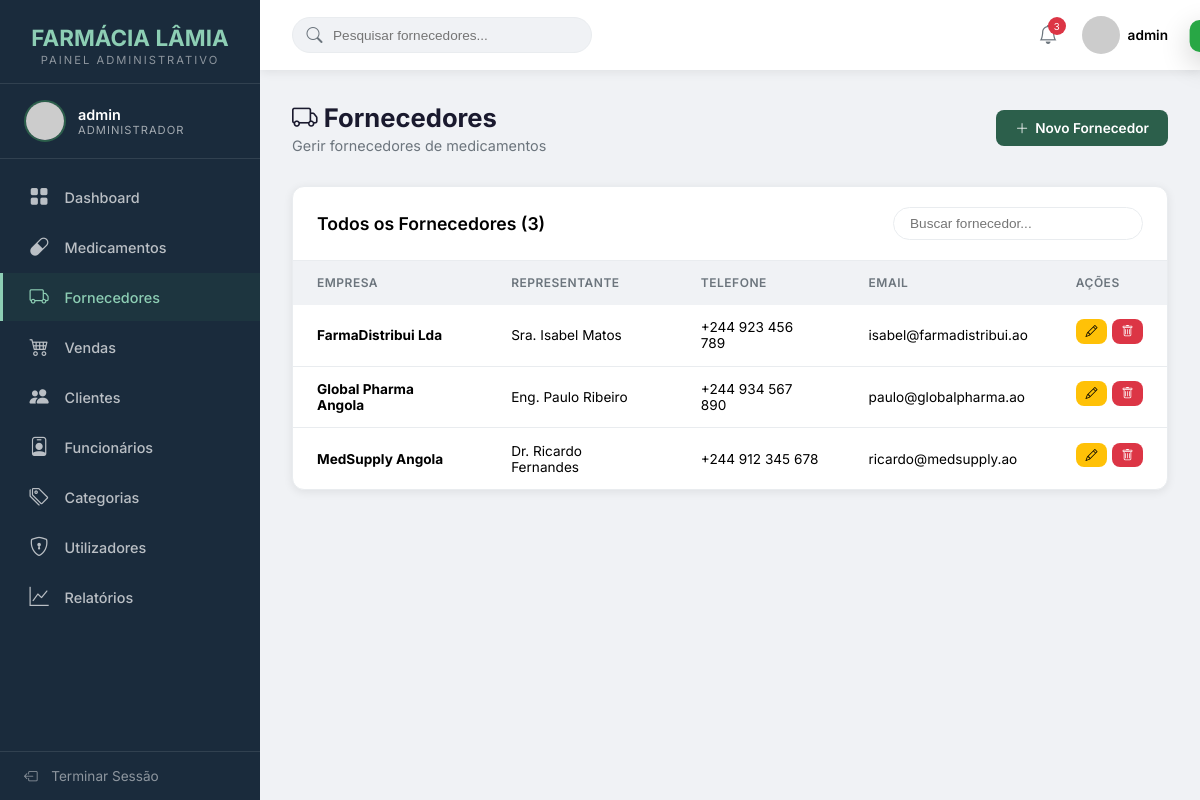
The app's page /VIEWS/Admin/fornecedores.php (signed in) with its own data.
### tables this page shows
CREATE TABLE `fornecedor` (
  `idFornecedor` int NOT NULL AUTO_INCREMENT,
  `empresa` varchar(120) NOT NULL,
  `representante` varchar(100) DEFAULT NULL,
  `telefone` varchar(20) DEFAULT NULL,
  `email` varchar(100) DEFAULT NULL,
  `endereco` varchar(200) DEFAULT NULL,
  PRIMARY KEY (`idFornecedor`)
);

### MODEL/DAO/conexao.php (called while the page is built, shortened)
<?php
class Conn
{
    private static $instance = null;
    private $conn;
    private $host = "localhost";
    private $dbname = "sgf";
    private $username = "root";
    private $password = "1234";
    private function __construct()
    {
        try {
            $dsn = "mysql:host={$this->host};dbname={$this->dbname};charset=utf8mb4";
            $options = [
                PDO::ATTR_ERRMODE => PDO::ERRMODE_EXCEPTION,
                PDO::ATTR_DEFAULT_FETCH_MODE => PDO::FETCH_ASSOC,
                PDO::ATTR_EMULATE_PREPARES => false,
                PDO::MYSQL_ATTR_FOUND_ROWS => true,
            ];
            $this->conn = new PDO($dsn, $this->username, $this->password, $options);
        } catch (PDOException $e) {
            throw new Exception("Não foi possível ligar a base de dados: " . $e->getMessage());
        }
    }
    public static function getInstance()
    {
        if (self::$instance === null) {
            self::$instance = new self();
        }
        return self::$instance;
    }
    public function buscarTodos($sql, $params = [])
    {
        try {
            $stmt = $this->conn->prepare($sql);
            $stmt->execute($params);
            return $stmt->fetchAll();
        } catch (PDOException $e) {
            error_log("Erro SQL: " . $e->getMessage());
            throw $e;
        }
    }
}

### CONTROLLER/FornecedorController.php (called while the page is built, shortened)
<?php
require_once __DIR__ . '/../MODEL/DAO/FornecedorDAO.php';
require_once __DIR__ . '/../MODEL/DTO/FornecedorDTO.php';
class FornecedorController
{
    private $fornecedorDAO;
    public function __construct()
    {
        $this->fornecedorDAO = new FornecedorDAO();
    }
    public function listar()
    {
        try {
            $fornecedores = $this->fornecedorDAO->listarTodos();
            return ['success' => true, 'data' => $fornecedores];
        } catch (Exception $e) {
            return ['success' => false, 'message' => 'Erro ao listar fornecedores.'];
        }
    }
}

### MODEL/DAO/FornecedorDAO.php (called while the page is built, shortened)
<?php
require_once __DIR__ . '/conexao.php';
require_once __DIR__ . '/../DTO/FornecedorDTO.php';
class FornecedorDAO
{
    private $bd;
    public function __construct()
    {
        $this->bd = Conn::getInstance();
    }
    public function listarTodos()
    {
        try {
            $sql = "SELECT * FROM fornecedor ORDER BY empresa ASC";
            $resultados = $this->bd->buscarTodos($sql);
            $fornecedores = [];
            foreach ($resultados as $linha) {
                $fornecedores[] = $this->construirDTO($linha);
            }
            return $fornecedores;
        } catch (Exception $e) {
            error_log("FornecedorDAO - Erro em listarTodos(): " . $e->getMessage());
            return [];
        }
    }
    private function construirDTO($dados)
    {
        $fornecedor = new FornecedorDTO();
        $fornecedor->setIdFornecedor($dados['idFornecedor']);
        $fornecedor->setEmpresa($dados['empresa']);
        $fornecedor->setRepresentante($dados['representante']);
        $fornecedor->setTelefone($dados['telefone']);
        $fornecedor->setEmail($dados['email']);
        $fornecedor->setEndereco($dados['endereco']);
        return $fornecedor;
    }
}

### MODEL/DTO/FornecedorDTO.php (called while the page is built, shortened)
<?php
class FornecedorDTO implements JsonSerializable
{
private $idFornecedor;
private $empresa;
private $representante;
private $telefone;
private $email;
private $endereco;
    public function getIdFornecedor()
    {
        return $this->idFornecedor;
    }
    public function setIdFornecedor($idFornecedor)
    {
        $this->idFornecedor = $idFornecedor;
    }
    public function getEmpresa()
    {
        return $this->empresa;
    }
    public function setEmpresa($empresa)
    {
        $this->empresa = $empresa;
    }
    public function getRepresentante()
    {
        return $this->representante;
    }
    public function setRepresentante($representante)
    {
        $this->representante = $representante;
    }
    public function getTelefone()
    {
        return $this->telefone;
    }
    public function setTelefone($telefone)
    {
        $this->telefone = $telefone;
    }
    public function getEmail()
    {
        return $this->email;
    }
    public function setEmail($email)
    {
        $this->email = $email;
    }
    public function getEndereco()
    {
        return $this->endereco;
    }
    public function setEndereco($endereco)
    {
        $this->endereco = $endereco;
    }
}
?>

### VIEWS/Admin/fornecedores.php (the view, shortened to what this page needs)
<?php
$usuario = $_SESSION['usuario']; $nivel = $usuario['nivel'];
$paginaAtual = basename($_SERVER['PHP_SELF']); $titulo = 'Fornecedores';
require_once '../../CONTROLLER/FornecedorController.php';
$controller = new FornecedorController();
$lista = $controller->listar()['data'] ?? [];
?>
<!DOCTYPE html>
<html lang="pt">
<head>
    <link rel="stylesheet" href="https://cdn.jsdelivr.net/npm/bootstrap-icons@1.11.3/font/bootstrap-icons.css">
</head>
<body>
    <div class="toast" id="toast"></div>
    <aside class="sidebar" id="sidebar">
        <div class="sidebar-logo">
            <h2>FARMÁCIA LÂMIA</h2>
            <span>Painel Administrativo</span>
        </div>
        <div class="sidebar-user">
            <img src="https://ui-avatars.com/api/?name=<?php echo urlencode($usuario['username']); ?>&background=2c5f4b&color=fff" alt="Avatar">
            <div class="sidebar-user-info">
                <div class="nome"><?php echo htmlspecialchars($usuario['username']); ?></div>
                <div class="nivel"><?php echo htmlspecialchars($nivel); ?></div>
            </div>
        </div>
        <nav class="sidebar-nav">
            <ul>
                <li><a href="index.php"><i class="bi bi-grid-fill"></i> Dashboard</a></li>
                <li><a href="medicamentos.php"><i class="bi bi-capsule"></i> Medicamentos</a></li>
                <li><a href="fornecedores.php" class="active"><i class="bi bi-truck"></i> Fornecedores</a></li>
                <li><a href="vendas.php"><i class="bi bi-cart4"></i> Vendas</a></li>
                <li><a href="clientes.php"><i class="bi bi-people-fill"></i> Clientes</a></li>
                <?php if (in_array($nivel, ['Administrador', 'Farmaceutico'])): ?>
                <li><a href="funcionarios.php"><i class="bi bi-person-badge"></i> Funcionários</a></li>
                <li><a href="categorias.php"><i class="bi bi-tags"></i> Categorias</a></li>
                <?php endif; ?>
                <?php if ($nivel === 'Administrador'): ?>
                <li><a href="utilizadores.php"><i class="bi bi-shield-lock"></i> Utilizadores</a></li>
                <?php endif; ?>
                <?php if (in_array($nivel, ['Administrador', 'Farmaceutico'])): ?>
                <li><a href="relatorios.php"><i class="bi bi-graph-up"></i> Relatórios</a></li>
                <?php endif; ?>
            </ul>
        </nav>
        <div class="sidebar-footer">
            <a href="#" onclick="abrirModalLogout()"><i class="bi bi-box-arrow-left"></i> Terminar Sessão</a>
        </div>
    </aside>
    <div class="main-content">
        <header class="topbar">
            <div class="topbar-left">
                <div class="topbar-search">
                    <i class="bi bi-search"></i>
                    <input type="text" placeholder="Pesquisar fornecedores..." id="buscaTopo">
                </div>
            </div>
            <div class="topbar-right">
                <div class="topbar-notification">
                    <i class="bi bi-bell"></i>
                    <span class="badge"><?php echo count($lista); ?></span>
                </div>
                <div class="topbar-user">
                    <img src="https://ui-avatars.com/api/?name=<?php echo urlencode($usuario['username']); ?>&background=2c5f4b&color=fff" alt="Avatar">
                    <span><?php echo htmlspecialchars($usuario['username']); ?></span>
                </div>
            </div>
        </header>
        <div class="page-content">
            <div class="page-header">
                <div>
                    <h1><i class="bi bi-truck"></i> <?php echo $titulo; ?></h1>
                    <p>Gerir fornecedores de medicamentos</p>
                </div>
                <button class="btn btn-primary" onclick="abrirModalCadastro()"><i class="bi bi-plus-lg"></i> Novo Fornecedor</button>
            </div>
            <div class="table-container">
                <div class="table-header">
                    <h3>Todos os Fornecedores (<?php echo count($lista); ?>)</h3>
                    <div class="search-box">
                        <input type="text" placeholder="Buscar fornecedor..." id="busca" style="padding:0.5rem 1rem;border:1px solid var(--border);border-radius:20px;font-size:0.85rem;width:250px;outline:none;">
                    </div>
                </div>
                <table>
                    <thead>
                        <tr><th>Empresa</th><th>Representante</th><th>Telefone</th><th>Email</th><th>Ações</th></tr>
                    </thead>
                    <tbody id="tabelaBody">
                        <?php foreach ($lista as $f): ?>
                        <tr data-id="<?php echo $f->getIdFornecedor(); ?>">
                            <td><strong><?php echo htmlspecialchars($f->getEmpresa()); ?></strong></td>
                            <td><?php echo htmlspecialchars($f->getRepresentante() ?: '—'); ?></td>
                            <td><?php echo $f->getTelefone() ?: '—'; ?></td>
                            <td><?php echo $f->getEmail() ?: '—'; ?></td>
                            <td class="acoes">
                                <button class="btn btn-warning btn-xs" onclick="abrirModalEdicao(<?php echo $f->getIdFornecedor(); ?>, '<?php echo htmlspecialchars(addslashes($f->getEmpresa())); ?>', '<?php echo htmlspecialchars(addslashes($f->getRepresentante())); ?>', '<?php echo htmlspecialchars(addslashes($f->getTelefone())); ?>', '<?php echo htmlspecialchars(addslashes($f->getEmail())); ?>', '<?php echo htmlspecialchars(addslashes($f->getEndereco())); ?>')"><i class="bi bi-pencil"></i></button>
                                <button class="btn btn-danger btn-xs" onclick="abrirModalExclusao(<?php echo $f->getIdFornecedor(); ?>, '<?php echo htmlspecialchars(addslashes($f->getEmpresa())); ?>')"><i class="bi bi-trash"></i></button>
                            </td>
                        </tr>
                        <?php endforeach; ?>
                    </tbody>
                </table>
            </div>
        </div>
    </div>
</body>
</html>

### records on screen
fornecedor: empresa "FarmaDistribui Lda", representante "Sra. Isabel Matos", telefone "+244 923 456 789", email "isabel@farmadistribui.ao"
fornecedor: empresa "Global Pharma Angola", representante "Eng. Paulo Ribeiro", telefone "+244 934 567 890", email "paulo@globalpharma.ao"
fornecedor: empresa "MedSupply Angola", representante "Dr. Ricardo Fernandes", telefone "+244 912 345 678", email "ricardo@medsupply.ao"

### other values on screen
$usuario['username'] "admin"
$nivel "ADMINISTRADOR"
count($lista) "3"
$titulo "Fornecedores"
